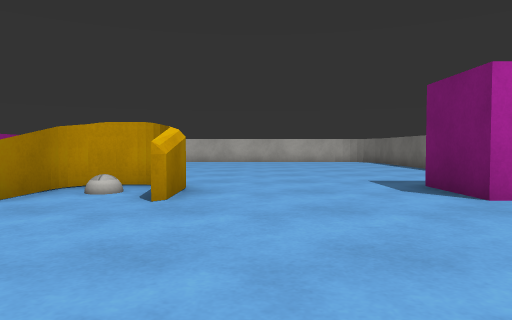
[1] (above)

16 first-person views from a walk through a Unity game level. The camera is 0.37 m above the floor, tilts 2° down and sees 70° across. The floor is counted in squares, 0.5 m on a side. Each view is taken from the middle of a square. On the plan, view 1 faces up. The plan holds only what a view shows up to about 11 squares ahead; the rest is blank. The place goes on beyond the plan. Surface patterns are stand-ins for the level's own textures.

[2]
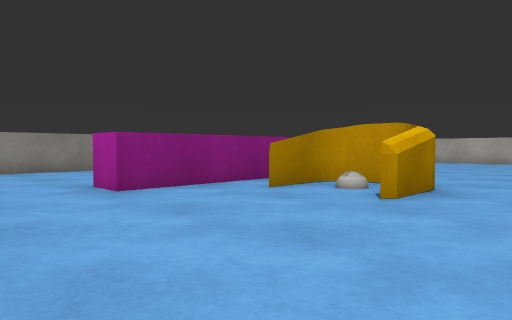

[3]
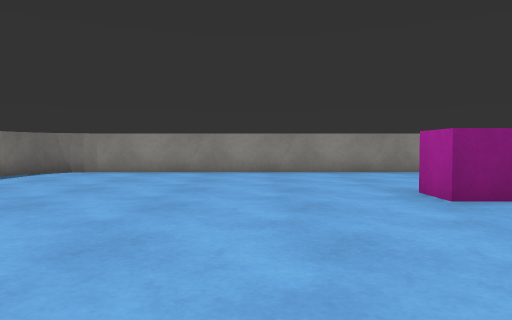

[4]
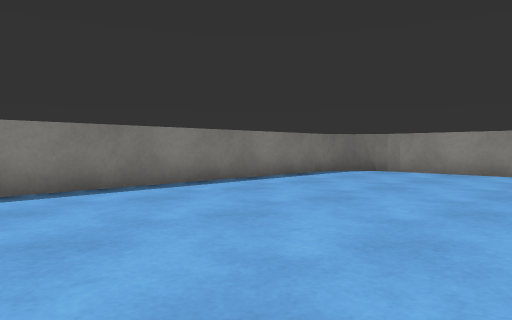

[5]
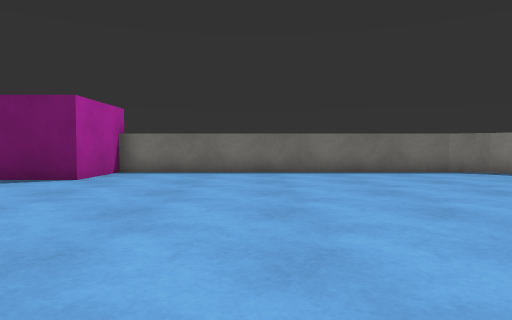

[6]
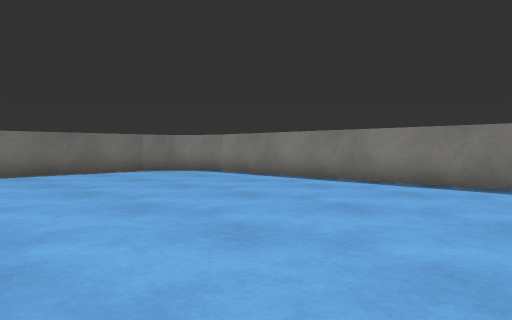

[7]
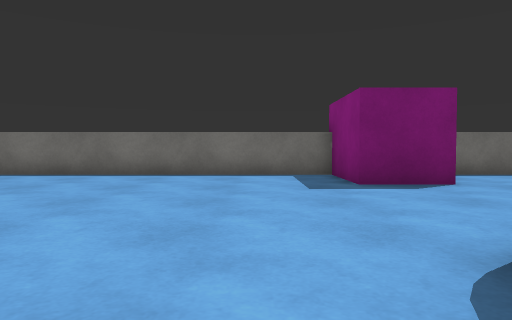

[8]
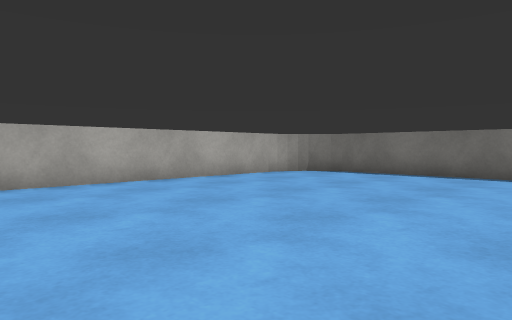

[9]
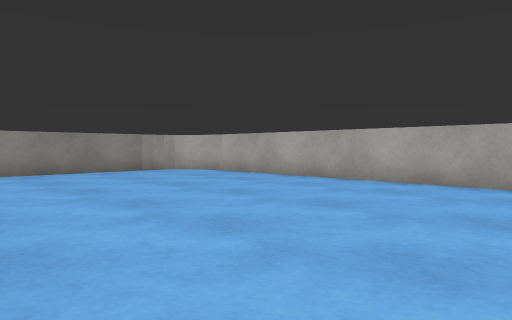

[10]
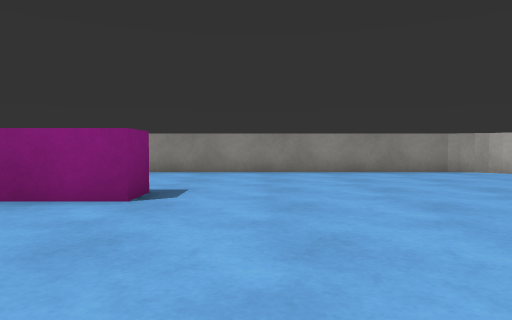

[11]
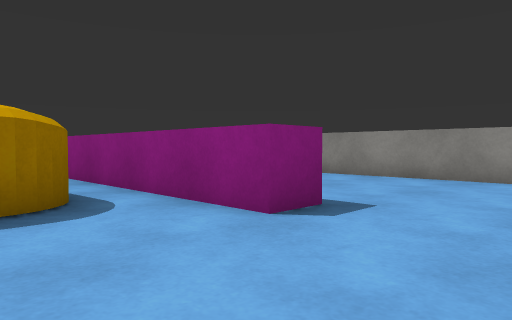

[12]
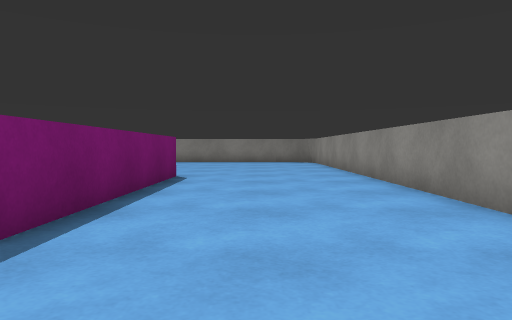

[13]
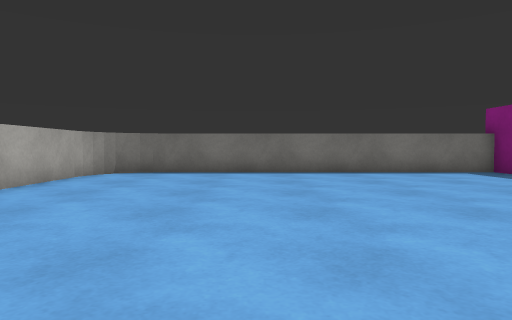

[14]
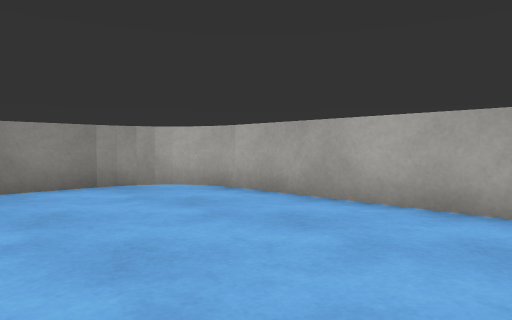

[15]
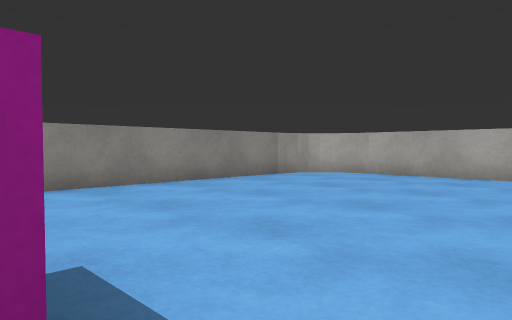

[16]
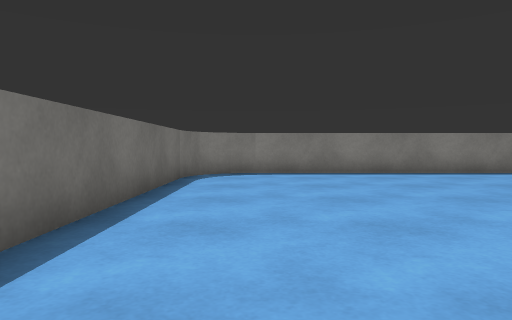

### Floor plan
Points are (right, up) in squares from view 1. A wall is a line through its corners. A room is listed if a view was taken in it or the views show most of it. See-through windows are left out.
Room 1 (views 1, 2, 3, 4, 5, 6, 7, 8, 9, 10, 11, 12, 13, 14, 15, 16)
walls: (-5, 2.7) (-6, 2.7) (-6, 9.3) (-5, 9.3) (-5, 2.7); (5.8, 6.9) (5.8, 16.8); (5.8, 16.6) (5.8, 17.2) (5.4, 17.8) (4.9, 18.3); (5.8, 17) (5.6, 17.5) (5.1, 18.2) (4.4, 18.4); (-10.8, -4.6) (-10.8, -5.2) (-10.4, -5.9) (-9.7, -6.4) (-9, -6.5) (4, -6.5); (5.6, -5.5) (5.8, -5); (-10.8, 16.7) (-10.8, -4.8); (4.1, 18.5) (-9, 18.5); (4.3, -6.5) (4.9, -6.3) (5.4, -5.9) (5.8, -5.3) (5.8, -4.7) (5.8, 5.1); (4.6, -6.4) (5.1, -6.2); (5.2, 18.1) (4.6, 18.4) (3.9, 18.5); (-10.8, -5) (-10.6, -5.5); (-10.8, 17.1) (-10.8, 16.6); (-8.9, 18.5) (-9.5, 18.4) (-10.2, 18.1) (-10.6, 17.6) (-10.8, 17); (-9.3, 18.5) (-9.8, 18.3); (-10.1, -6.1) (-9.6, -6.4); (-9.9, -6.3) (-9.3, -6.5)
objects: other object (-4, 5) to (-1, 7); pink block (3, 5) to (5, 7)

Where each view was taken, in squares from view 1:
view 1: 0 up, 0 right, facing up
view 2: 0 up, 1 right, facing up-left
view 3: 0 up, 0 right, facing left
view 4: 0 up, 0 right, facing down-left
view 5: 1 up, 5 left, facing right
view 6: 1 up, 5 left, facing down-right
view 7: 9 up, 4 left, facing right
view 8: 11 up, 4 left, facing up-right
view 9: 11 up, 0 right, facing up-left
view 10: 11 up, 0 right, facing left
view 11: 12 up, 2 left, facing down-left
view 12: 12 up, 8 left, facing down
view 13: 14 up, 5 left, facing right
view 14: 14 up, 4 left, facing up-left
view 15: 9 up, 4 left, facing up-left
view 16: 4 up, 4 right, facing down
